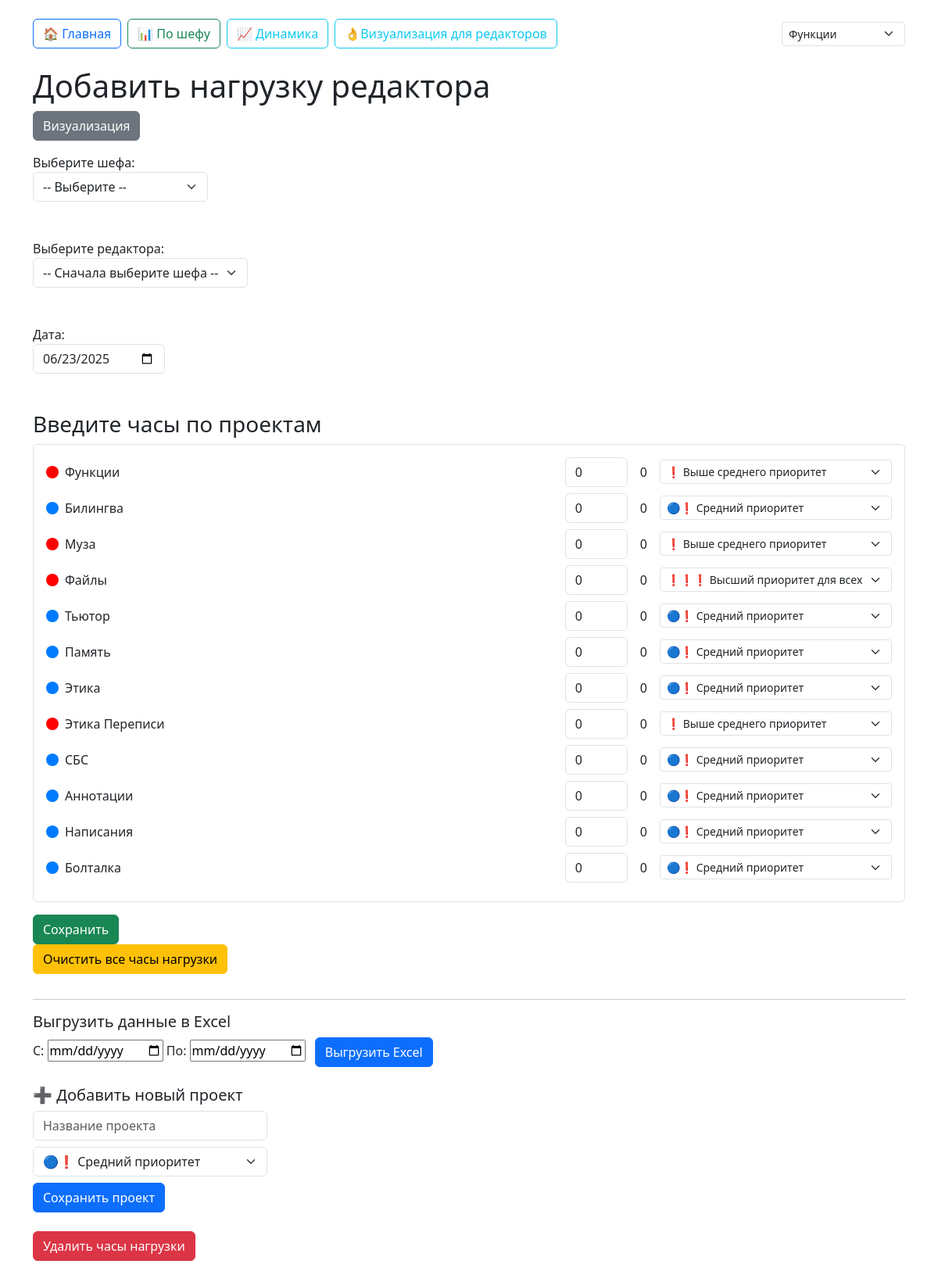
The app's page /, older data.
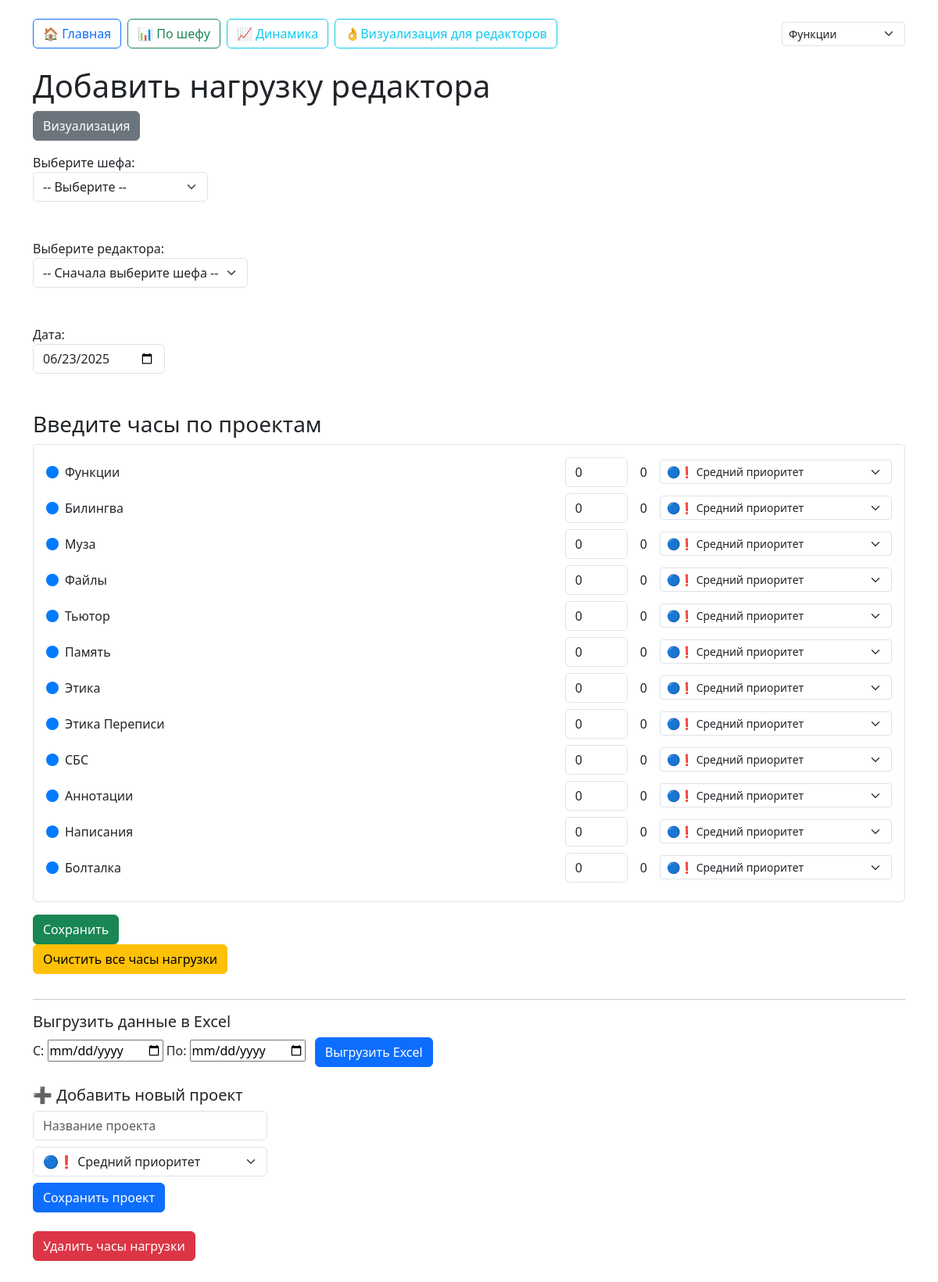
The same page, newer data.
### app.py (models this page shows)
class Project(db.Model):
    id = db.Column(db.Integer, primary_key=True)
    name = db.Column(db.String, unique=True, nullable=False)
    priority = db.Column(db.String, default='medium')
    loads = db.relationship('LoadEntry', backref='project', lazy=True)

### app.py (the view)
@app.route('/')
def index():
    try:
        chiefs = Chief.query.all()
        projects = Project.query.all()
        today_str = datetime.utcnow().strftime('%Y-%m-%d')
        return render_template('index.html', chiefs=chiefs, projects=projects, today=today_str)
    except Exception as e:
        return f"Ошибка при загрузке главной страницы: {e}"

### templates/index.html (shortened to what this page needs)
<!DOCTYPE html>
<html lang="ru">
<head>
    <link rel="stylesheet" href="https://cdn.jsdelivr.net/npm/bootstrap@5.3.0/dist/css/bootstrap.min.css" />
</head>
<body class="container py-4">
<div class="mb-4 d-flex gap-2 align-items-center">
    <a href="{{ url_for('index') }}" class="btn btn-outline-primary">🏠 Главная</a>
    <a href="{{ url_for('visualization') }}" class="btn btn-outline-success">📊 По шефу</a>
    <a href="{{ url_for('visualization') }}" class="btn btn-outline-info">📈 Динамика</a>
    <a href="{{ url_for('visualization_editors') }}" class="btn btn-outline-info" >👌Визуализация для редакторов</a>
    <form method="get" action="{{ url_for('index') }}" class="ms-auto">
        <select name="project_id" onchange="this.form.submit()" class="form-select form-select-sm">
            {% for project in projects %}
                <option value="{{ project.id }}" {% if project.id == current_project_id %}selected{% endif %}>{{ project.name }}</option>
            {% endfor %}
        </select>
    </form>
</div>
    <h1>Добавить нагрузку редактора</h1>
    <button onclick="window.location.href='{{ url_for('visualization') }}'" class="btn btn-secondary mb-3">Визуализация</button>
    <form id="load-form" method="POST" action="{{ url_for('submit_loads') }}">
        <label for="chief">Выберите шефа:</label>
        <select id="chief" name="chief" required onchange="updateEditors()" class="form-select w-auto">
            <option value="">-- Выберите --</option>
        </select>
        <br><br>
        <label for="editor">Выберите редактора:</label>
        <select id="editor" name="editor" required class="form-select w-auto" onchange="loadEditorLoads()">
            <option value="">-- Сначала выберите шефа --</option>
        </select>
        <br><br>
        <label for="date">Дата:</label>
        <input type="date" id="date" name="date" value="{{ today }}" required class="form-control w-auto" onchange="loadEditorLoads()">
        <br><br>
        <h3>Введите часы по проектам</h3>
        <div class="mb-3 border p-3 rounded">
            {% for project in projects %}
                <div class="mb-2 d-flex align-items-center gap-2" data-project-id="{{ project.id }}">
                    <div style="width: 16px; height: 16px; border-radius: 50%; background-color:
                        {% if project.priority == 'team-high' %}#ffcc00
                        {% elif project.priority == 'all-high' %}#ff0000
                        {% elif project.priority == 'above-average' %}#ff0000
                        {% elif project.priority == 'medium' %}#007bff
                        {% elif project.priority == 'low' %}#007bff
                        {% else %}#cccccc{% endif %};
                    " title="Приоритет: {{ project.priority }}"></div>
                    <label for="hours_{{ project.id }}" class="flex-grow-1 mb-0">{{ project.name }}</label>
                    <input type="number" step="0.1" name="hours_{{ project.id }}" id="hours_{{ project.id }}" value="0" class="form-control w-auto" style="max-width: 80px;" placeholder="± часы">
                    <span id="display_hours_{{ project.id }}" class="ms-2">0</span>
                    <select name="priority_{{ project.id }}" class="form-select form-select-sm w-auto ms-2" style="min-width: 180px;">
                        <option value="all-high" {% if project.priority == 'all-high' %}selected{% endif %}>❗❗❗ Высший приоритет для всех</option>
                        <option value="above-average" {% if project.priority == 'above-average' %}selected{% endif %}>❗ Выше среднего приоритет</option>
                        <option value="medium" {% if project.priority == 'medium' %}selected{% endif %}>🔵❗ Средний приоритет</option>
                    </select>
                </div>
            {% endfor %}
        </div>
        <button type="button" id="submit-loads-btn" class="btn btn-success">Сохранить</button>
    </form>
    <button type="button" id="clear-hours-btn" class="btn btn-warning mb-3">Очистить все часы нагрузки</button>
    <hr>
    <h5>Выгрузить данные в Excel</h5>
    <form method="GET" action="{{ url_for('export_excel') }}" class="mb-4">
        <label for="startDate">С:</label>
        <input type="date" id="startDate" name="start_date" required>
        <label for="endDate">По:</label>
        <input type="date" id="endDate" name="end_date" required>
        <button type="submit" class="btn btn-primary ms-2">Выгрузить Excel</button>
    </form>
    <h5>➕ Добавить новый проект</h5>
    <div style="max-width: 300px;">
        <input type="text" id="project-name-input" class="form-control mb-2" placeholder="Название проекта" />
        <select id="priority-select" class="form-select mb-2">
            <option value="medium" selected>🔵❗ Средний приоритет</option>
        </select>
        <button id="save-project-btn" type="button" class="btn btn-primary mb-4">Сохранить проект</button>
    </div>
    <button id="delete-loads-btn" type="button" class="btn btn-danger mb-3">Удалить часы нагрузки</button>
</body>
</html>

Row changes from the older to the newer data that the page shows:
changed Project "Функции": priority "above-average" → "medium" (drawn); priority+id "❗ Выше среднего приоритет" → "🔵❗ Средний приоритет"
changed Project "Муза": priority "above-average" → "medium" (drawn); priority+id "❗ Выше среднего приоритет" → "🔵❗ Средний приоритет"
changed Project "Файлы": priority "all-high" → "medium" (drawn); priority+id "❗❗❗ Высший приоритет для всех" → "🔵❗ Средний приоритет"
changed Project "Этика Переписи": priority "above-average" → "medium" (drawn); priority+id "❗ Выше среднего приоритет" → "🔵❗ Средний приоритет"
